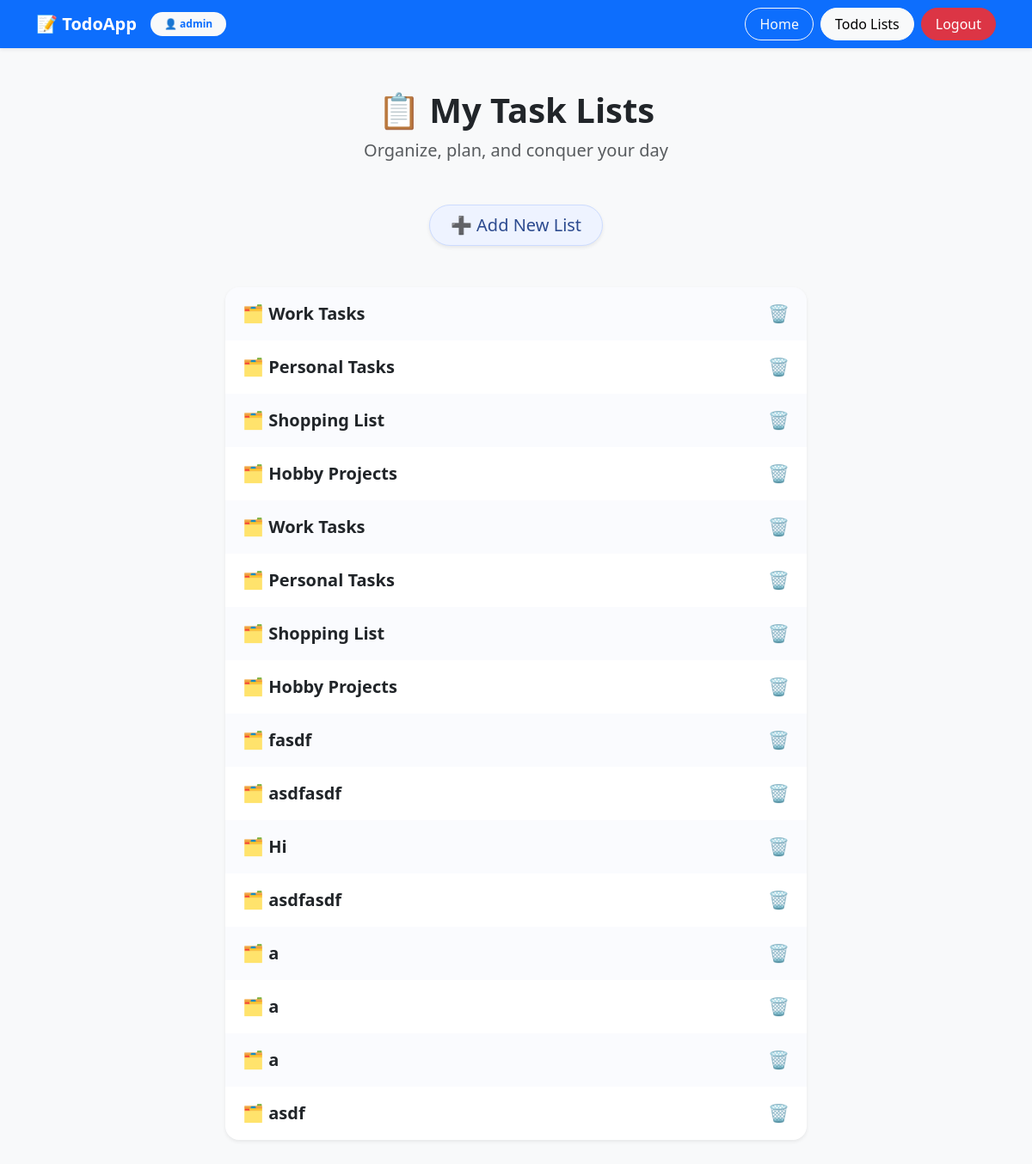
Page /tasks/my-task-lists/ (signed in) on the earlier database version.
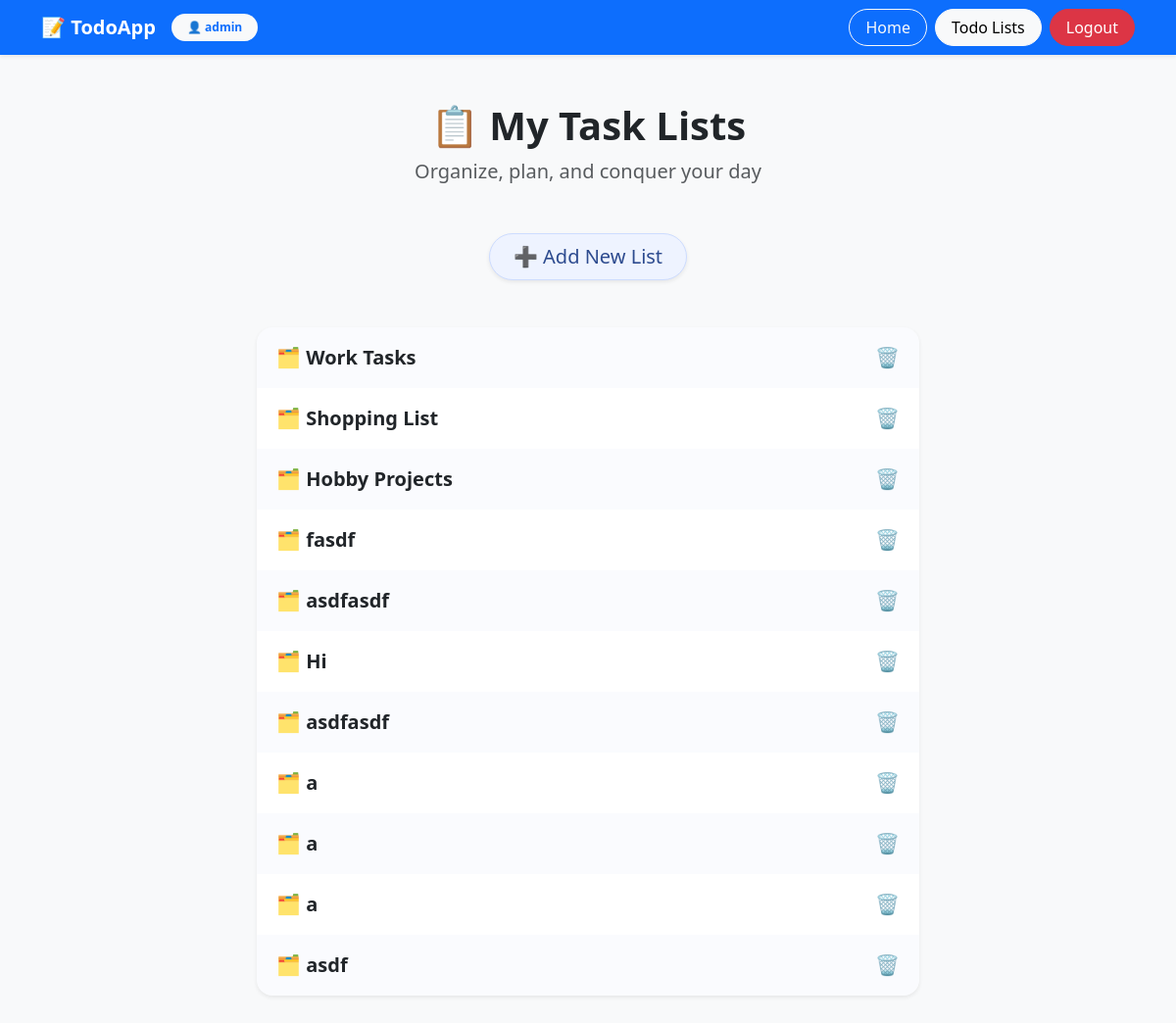
Same page on the later database version.
### tasks/models.py (models this page shows, shortened)
class List(models.Model): # task list
    user = models.ForeignKey(User, on_delete=models.CASCADE, related_name= 'lists')
    name = models.CharField(max_length=100)

### tasks/views.py (the view)
# urls.py: path('my-task-lists/', views.all_tasks, name = 'my-task-lists'),
@login_required(login_url= 'users:login')
def all_tasks(request):
    user = request.user
    context = {
        'active_page': 'my-task-lists',
        'task_lists': List.objects.filter(user = user),
    }
    return render(request, 'tasks/task_lists.html', context)

### tasks/templates/tasks/task_lists.html (shortened to what this page needs)
{% extends 'layout.html' %}
{% block content %}
{% load static %}
<link rel="stylesheet" href="{% static 'tasks/styles.css' %}"/>
<section class="container my-5 max-width-700">
  <div class="text-center mb-5">
    <h1 class="fw-bold display-6 text-dark mb-2">📋 My Task Lists</h1>
    <p class="text-muted fs-5">Organize, plan, and conquer your day</p>
  </div>
  <div class="d-flex justify-content-center mb-5">
    <a href="{% url 'tasks:new-list' %}" class="btn btn-primary-soft btn-lg rounded-pill px-4 shadow-sm">
      ➕ Add New List
    </a>
  </div>
  {% if task_lists %}
    <div class="list-group shadow-sm rounded-4 overflow-hidden">
      {% for list in task_lists %}
        <div class="list-group-item task-list-item border-0 d-flex justify-content-between align-items-center">
          <a href="{% url 'tasks:my-task-list' list_id=list.pk %}"
             class="flex-grow-1 text-decoration-none fw-semibold fs-5 text-dark text-truncate">
            🗂️ {{ list.name }}
          </a>
          <a href="{% url 'tasks:remove-list' list_id=list.pk %}"
             class="btn btn-sm text-danger remove-btn"
             title="Delete List"
          >
            🗑️
          </a>
        </div>
      {% endfor %}
    </div>
  {% else %}
    <p class="text-center text-muted fs-5 mt-5">
      😴 You haven’t created any task lists yet.
    </p>
  {% endif %}
</section>
{% endblock %}

Differences in the rows shown:
removed List: name "Work Tasks"
removed List: name "Personal Tasks"
removed List: name "Shopping List"
removed List: name "Hobby Projects"
removed List: name "Personal Tasks"
